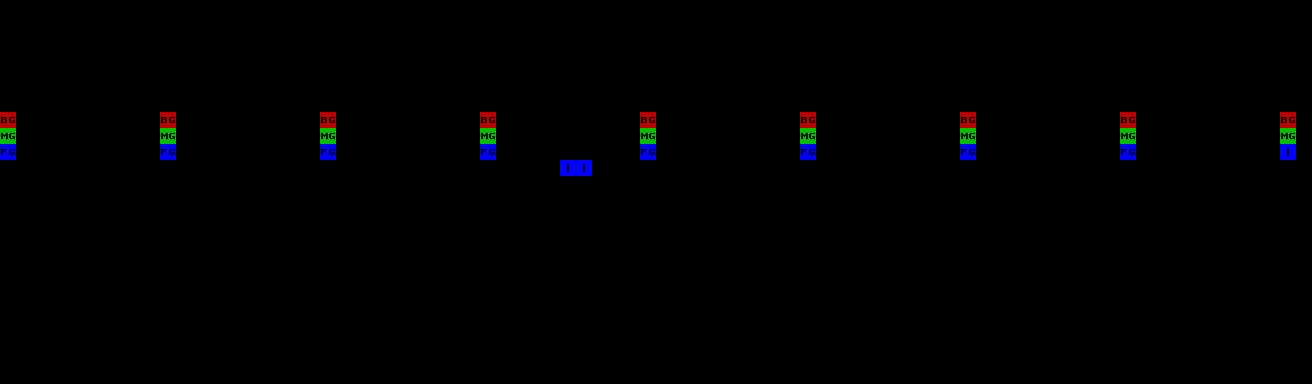

A 2D game scene composited from a Tiled map and its tileset images. What follows is a short description and the map's XML, with each tile layer's data collapsed to a summary:
An orthogonal 82x24 tile map with 16x16 px tiles, 3 tile layers (BG, MID, FG).

<map version="1.8" tiledversion="1.8.2" orientation="orthogonal" renderorder="right-down" width="82" height="24" tilewidth="16" tileheight="16" infinite="0" nextlayerid="5" nextobjectid="1">
 <editorsettings>
  <export target="../../src/assets/maps/sandbox-parallax.tmj" format="json" />
 </editorsettings>
 <tileset firstgid="1" name="spectrum" tilewidth="16" tileheight="16" tilecount="16" columns="4">
  <image source="../tilesets/zx-squares.png" width="64" height="64" />
 </tileset>
 <layer id="2" name="BG" width="82" height="24">
  <data>[1968 cells, 18 non-empty, 10 distinct tile ids]</data>
 </layer>
 <layer id="3" name="MID" width="82" height="24">
  <data>[1968 cells, 18 non-empty, 10 distinct tile ids]</data>
 </layer>
 <layer id="1" name="FG" width="82" height="24">
  <data>[1968 cells, 20 non-empty, 11 distinct tile ids]</data>
 </layer>
</map>
